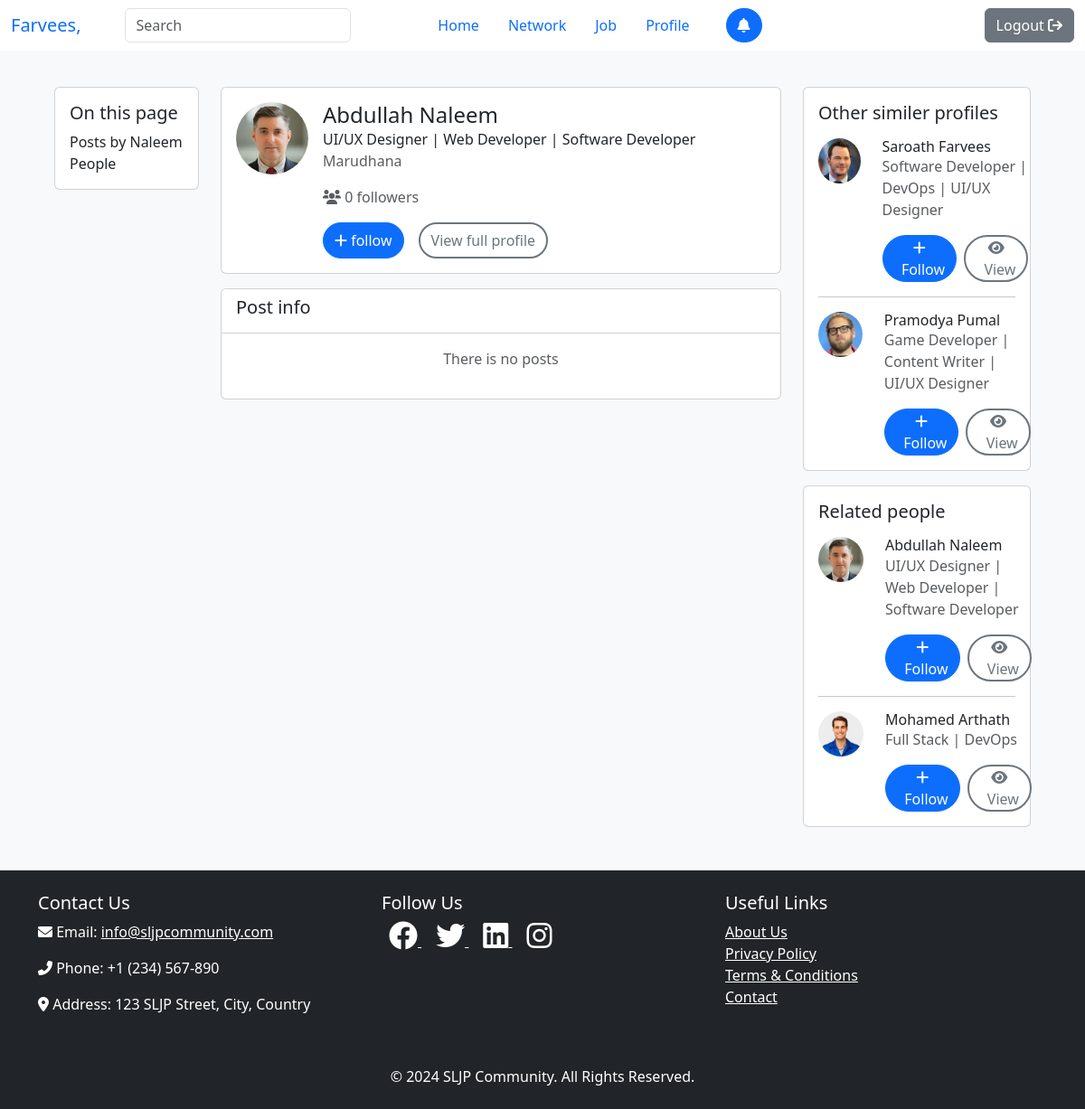
The app's page /search/result?id=6 (signed in), older data.
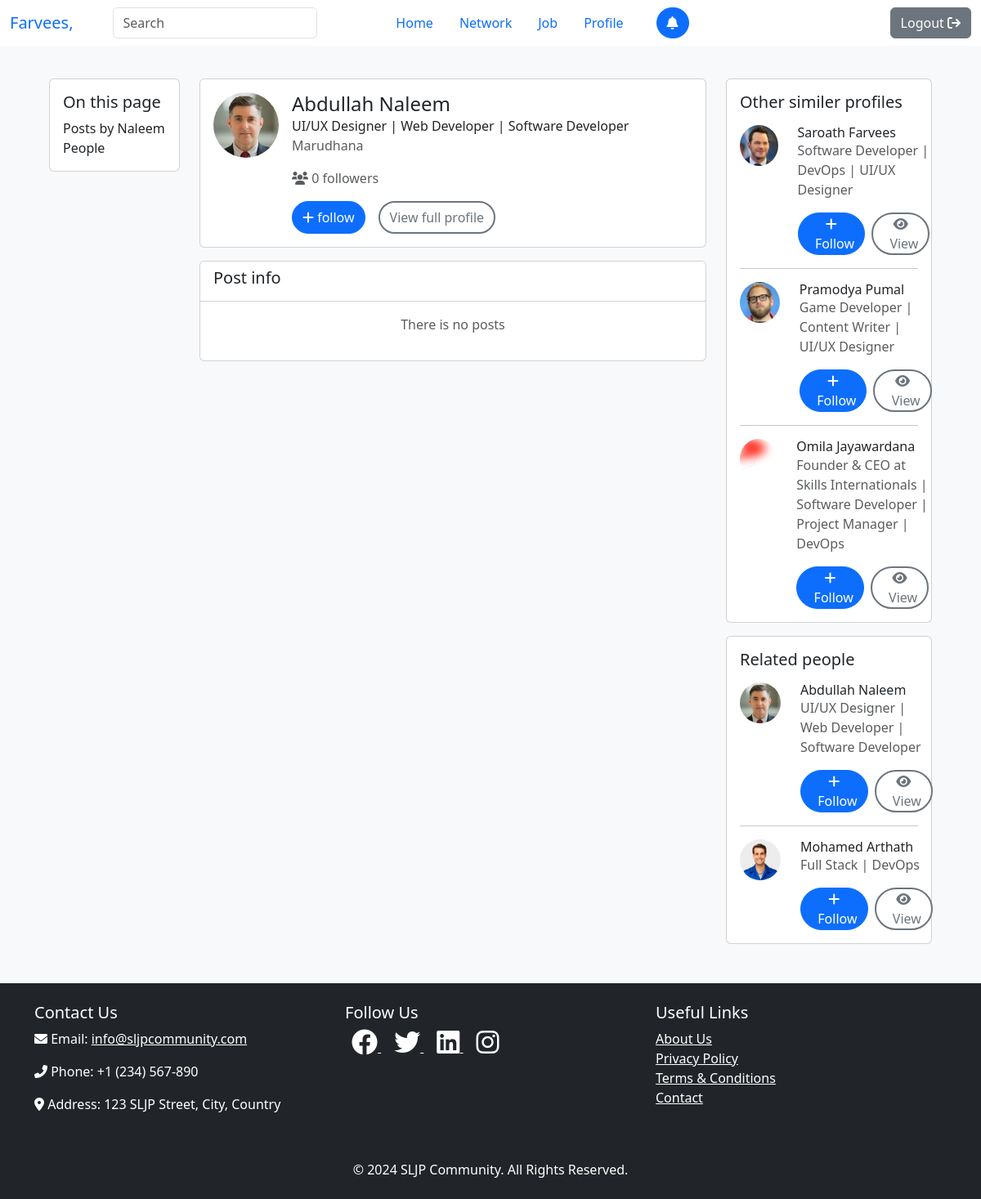
The same page, newer data.
### tables this page shows
CREATE TABLE IF NOT EXISTS `user` (
  `id` int NOT NULL AUTO_INCREMENT,
  `first` varchar(100) NOT NULL,
  `last` varchar(100) DEFAULT NULL,
  `username` varchar(100) DEFAULT NULL,
  `password` varchar(100) NOT NULL,
  `email` varchar(100) DEFAULT NULL,
  `contact` varchar(20) DEFAULT NULL,
  `gender` enum('Male','Female') DEFAULT 'Male',
  `dob` date NOT NULL,
  `address` text,
  `profile` varchar(256) DEFAULT 'default.jpg',
  `cover` varchar(256) DEFAULT 'default.jpg',
  `nic` varchar(20) DEFAULT NULL,
  `role` enum('seeker','provider','admin') DEFAULT NULL,
  `status` enum('Open','Hire','None') DEFAULT 'None',
  `headline` varchar(512) DEFAULT 'N/A',
  `show_school` enum('show','hide') DEFAULT 'show',
  PRIMARY KEY (`id`),
  UNIQUE KEY `username` (`username`),
  UNIQUE KEY `email` (`email`),
  UNIQUE KEY `contact` (`contact`),
  UNIQUE KEY `nic` (`nic`)
);

### view/result.php (the view, shortened to what the changed rows need)
<?php
$id = isset($_GET['id']) ? $_GET['id'] : 0;
$users = $this->userModel->getUserInfo($id);
$user_info = null;
while ($user = $users->fetch_assoc()) {
    $user_info = $user;
}
?>
<div class="container-fluid w-100 p-5 mt-5 min-vh-100">
    <div class="d-flex justify-content-center">
        <div class="row g-4 w-100">
            <div class="col-12 col-md-2">
                <div class="card">
                    <div class="card-body">
                        <h5 class="card-title">On this page</h5>
                        <p class="card-text">Posts by <?php echo ucfirst($user_info['last']); ?><br>People</p>
                    </div>
                </div>
            </div>
            <div class="col-12 col-md-7">
                <div class="card mb-3">
                    <div class="d-flex">
                        <img src="/assets/images/user/<?php echo $user_info['profile']; ?>" width="80" height="80"
                            class="rounded-circle m-3" alt="">
                        <div class="mt-3">
                            <h4 class="m-0">
                                <?php echo ucfirst($user_info['first']) . " " . ucfirst($user_info['last']); ?>
                            </h4>
                            <p class="m-0 fw-normal"><?php echo $user_info['headline']; ?></p>
                            <p class="m-0 text-muted mb-3"><?php echo $user_info['address']; ?></p>
                            <p class="text-muted"><i class="fa fa-users"></i>&nbsp;<?php
                            $followers = $this->followerModel->getFollowerCount($user_info['id']);
                            while ($follower = $followers->fetch_assoc()) {
                                echo $follower['count'];
                            }
                            ?> followers</p>
                            <div class="d-flex mb-3">
                                <?php
                                if (!$this->followerModel->isFollower($_SESSION['id'], $user_info['id'])) {
                                    ?>
                                    <button id="follow" class="btn btn-primary rounded-5 me-3"><i
                                            class="fa fa-plus"></i>&nbsp;follow</button>
                                    <?php
                                }
                                ?>
                                <a href="/seeker/profile?id=<?php echo $user_info['id']; ?>"
                                    class="btn btn-outline-secondary rounded-5 border-2">View full profile</a>
                            </div>
                        </div>
                    </div>
                </div>
                <?php
                $i = 0;
                    ?>
                    <?php
                if ($i == 0) {
                    ?>
                    <div class="card">
                        <div class="card-header bg-white">
                            <h5 class="card-title">Post info</h5>
                        </div>
                        <div class="card-body">
                            <p class="text-muted text-center">There is no posts</p>
                        </div>
                    </div>
                    <?php
                }
                ?>
            </div>
            <div class="col-12 col-md-3">
                <div class="card mb-3">
                    <div class="card-body">
                        <h5 class="card-title">Other similer profiles</h5>
                        <?php
                        $heads = explode("|", $user_info['headline']);
                        $users = $this->userModel->getUsersByHeadlineMatching(array_map('trim', $heads));
                        $hr_sts = false;
                        while ($user = $users->fetch_assoc()) {
                            if ($user['id'] == $user_info['id']) {
                                continue;
                            }
                            if ($hr_sts) {
                                ?>
                                <hr>
                                <?php
                            }
                            ?>
                            <div class="d-flex  mt-3">
                                <img src="/assets/images/user/<?php echo $user['profile']; ?>" width="50" height="50"
                                    class="rounded-circle me-3" alt="">
                                <div class="ms-2">
                                    <h6 class="m-0"><?php echo ucfirst($user['first']) . " " . ucfirst($user['last']); ?>
                                    </h6>
                                    <p class="text-wrap text-muted"><?php echo $user['headline']; ?></p>
                                    <div class="d-flex justify-content-start">
                                        <button class="btn btn-primary pt-0 pb-0 rounded-5 me-2"><i
                                                class="fa fa-plus"></i>&nbsp;&nbsp;Follow</button>
                                        <a href="/search/result?id=<?php echo $user['id']; ?>"
                                            class="btn btn-outline-secondary pt-0 pb-0 border-2 rounded-5"><i
                                                class="fa fa-eye"></i>&nbsp;&nbsp;View</a>
                                    </div>
                                </div>
                            </div>
                            <?php
                            $hr_sts = true;
                        }
                        ?>
                    </div>
                </div>
                <div class="card">
                    <div class="card-body">
                        <h5 class="card-title">Related people</h5>
                        <?php
                        $educations = $this->educationModel->getEducation($user_info['id']);
                        $uni_id = 0;
                        while ($education = $educations->fetch_assoc()) {
                            $unies = $this->universityModel->getUniversity($education['institude']);
                            while ($uni = $unies->fetch_assoc()) {
                                $uni_id = $uni['id'];
                            }
                        }
                        $hr_sts = false;
                        $educations = $this->educationModel->getUsersByInstitude($uni_id);
                        while ($education = $educations->fetch_assoc()) {
                            $users = $this->userModel->getUserInfo($education['user_id']);
                            while ($user = $users->fetch_assoc()) {
                                if ($user['id'] == $_SESSION['id'] || $this->followerModel->isFollower($_SESSION['id'], $user['id'])) {
                                    continue;
                                }
                                if ($hr_sts) {
                                    ?>
                                    <hr>
                                    <?php
                                }
                                ?>
                                <div class="d-flex  mt-3">
                                    <img src="/assets/images/user/<?php echo $user['profile']; ?>" width="50" height="50"
                                        class="rounded-circle me-3" alt="">
                                    <div class="ms-2">
                                        <h6 class="m-0"><?php echo ucfirst($user['first']) . " " . ucfirst($user['last']); ?>
                                        </h6>
                                        <p class="text-wrap text-muted"><?php echo $user['headline']; ?></p>
                                        <div class="d-flex justify-content-start">
                                            <button class="btn btn-primary pt-0 pb-0 rounded-5 me-2"><i
                                                    class="fa fa-plus"></i>&nbsp;&nbsp;Follow</button>
                                            <a href="/search/result?id=<?php echo $user['id']; ?>"
                                                class="btn btn-outline-secondary pt-0 pb-0 border-2 rounded-5"><i
                                                    class="fa fa-eye"></i>&nbsp;&nbsp;View</a>
                                        </div>
                                    </div>
                                </div>
                                <?php
                                $hr_sts = true;
                            }
                        }
                        ?>
                    </div>
                </div>
            </div>
        </div>
    </div>
</div>

Row changes from the older to the newer data that the page shows:
added user: profile (picture), first "Omila", last "Jayawardana", headline "Founder & CEO at Skills Internationals | Software Developer | Project Manager | DevOps", shown under "Other similer profiles"
